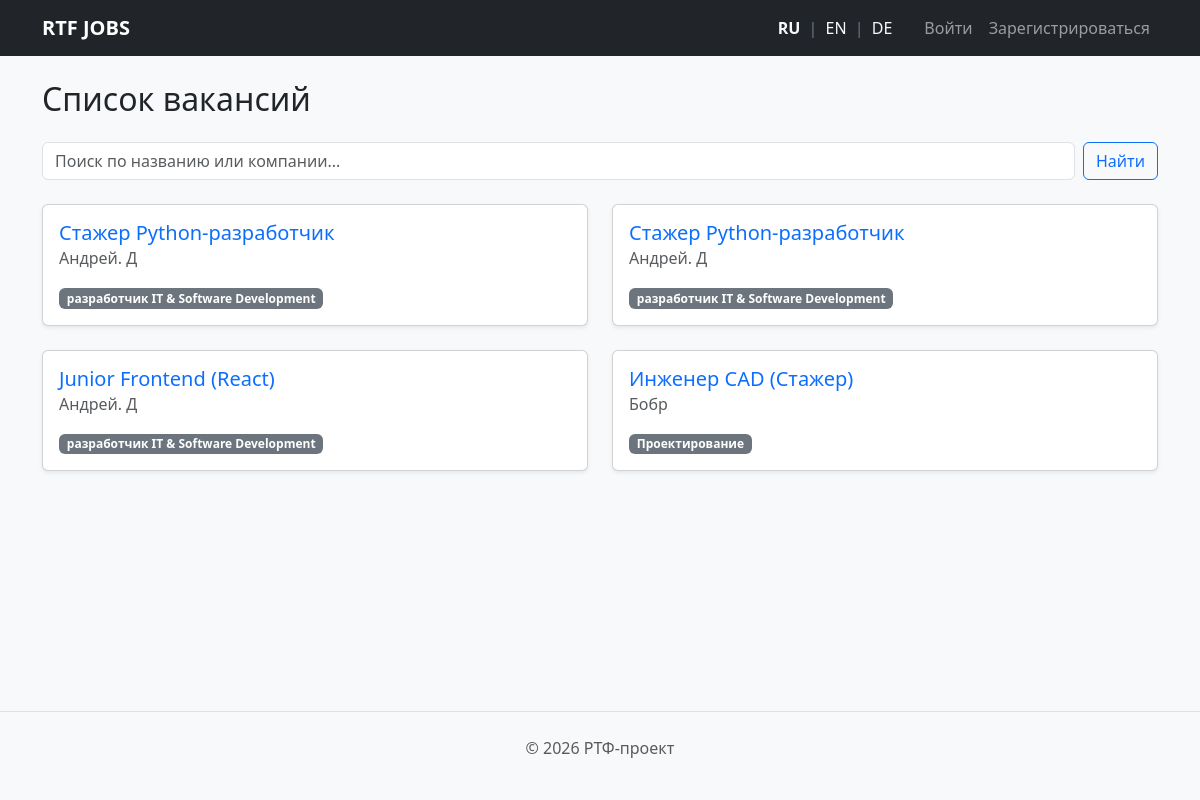
The page / on the database its author committed.
### app/models/vacancy.py (models this page shows)
class Vacancy(db.Model):
    __tablename__ = 'vacancies'
    id = db.Column(db.Integer, primary_key=True)
    title_ru = db.Column(db.String(150), nullable=False)
    title_en = db.Column(db.String(150))
    title_de = db.Column(db.String(150))
    description_ru = db.Column(db.Text, nullable=False)
    description_en = db.Column(db.Text)
    description_de = db.Column(db.Text)
    company = db.Column(db.String(150), nullable=False)
    salary_from = db.Column(db.Integer)
    salary_to = db.Column(db.Integer)
    employment_type = db.Column(db.String(50))
    is_internship = db.Column(db.Boolean, default=False)
    created_at = db.Column(db.DateTime, default=datetime.utcnow)
    department_id = db.Column(db.Integer, db.ForeignKey('departments.id'), nullable=False)
    author_id = db.Column(db.Integer, db.ForeignKey('users.id'), nullable=False)
    category_id = db.Column(db.Integer, db.ForeignKey('categories.id'), nullable=True)
    skills = db.relationship('Skill', secondary=vacancy_skills, backref=db.backref('vacancies', lazy='dynamic'))
    applications = db.relationship('Application', backref='vacancy', lazy=True)

### app/models/department.py (models this page shows)
class Department(db.Model):
    __tablename__ = 'departments'
    id = db.Column(db.Integer, primary_key=True)
    name_ru = db.Column(db.String(100), nullable=False, unique=True)
    name_en = db.Column(db.String(100))
    name_de = db.Column(db.String(100))
    vacancies = db.relationship('Vacancy', backref='department', lazy=True)

### app/routes/vacancy.py (the view)
@vacancy_bp.route('/')
def index():
    search_query = request.args.get('q', '').strip()
    if search_query:
        vacancies = Vacancy.query.filter(
            (Vacancy.title_ru.ilike(f'%{search_query}%')) |
            (Vacancy.company.ilike(f'%{search_query}%'))
        ).all()
    else:
        vacancies = Vacancy.query.all()
    return render_template('index.html', vacancies=vacancies, search_query=search_query)

### templates/index.html (shortened to what this page needs)
{% extends "base.html" %}
{% block content %}
  <h2 class="mb-4">{{ t('vacancies_list') }}</h2>
  <form class="d-flex mb-4" method="GET" action="/">
    <input class="form-control me-2" type="search" name="q" value="{{ search_query }}" placeholder="Поиск по названию или компании..." aria-label="Search">
    <button class="btn btn-outline-primary" type="submit">Найти</button>
  </form>
  <div class="row">
    {% for vacancy in vacancies %}
      <div class="col-md-6 mb-4">
        <div class="card h-100 shadow-sm">
          <div class="card-body flex-column">
            <h5 class="card-title">
              <a href="/vacancy/{{ vacancy.id }}" class="text-decoration-none text-primary">
                {{ get_db_lang(vacancy, 'title') }}
              </a>
            </h5>
            <h6 class="card-subtitle mb-2 text-muted">
              {{ vacancy.company }}
            </h6>
            <p class="card-text mt-3">
              <span class="badge bg-secondary">
                {{ get_db_lang(vacancy.department, 'name') }}
              </span>
            </p>
          </div>
        </div>
      </div>
    {% else %}
      <p class="text-muted">{{ t('no_vacancies') }}</p>
    {% endfor %}
  </div>
{% endblock %}

### templates/base.html (shortened to what this page needs)
<!doctype html>
<html lang="ru">
  <head>
    <link
      href="https://cdn.jsdelivr.net/npm/bootstrap@5.3.0/dist/css/bootstrap.min.css"
      rel="stylesheet"
    />
  </head>
  <body class="bg-light d-flex flex-column min-vh-100">
    <nav class="navbar navbar-expand-lg navbar-dark bg-dark mb-4">
      <div class="container"> <a class="navbar-brand fw-bold" href="/">RTF JOBS</a>
        <div class="navbar-nav ms-auto align-items-center">
          <div class="me-4">
            {% set current_lang = session.get('lang', 'ru') %}
            <a href="/set_lang/ru" class="text-light text-decoration-none {% if current_lang == 'ru' %}fw-bold text-warning{% endif %}">RU</a>
            <span class="text-secondary mx-1">|</span>
            <a href="/set_lang/en" class="text-light text-decoration-none {% if current_lang == 'en' %}fw-bold text-warning{% endif %}">EN</a>
            <span class="text-secondary mx-1">|</span>
            <a href="/set_lang/de" class="text-light text-decoration-none {% if current_lang == 'de' %}fw-bold text-warning{% endif %}">DE</a>
          </div>
          {% if session.get('user_id') %}
            <span class="navbar-text me-4 text-light fw-bold">
              <a class="nav-link text-light" href="/dashboard">{{ session.get('user_name') }}
              {% if session.get('role') == 'student' %}
                <span class="badge bg-info text-dark ms-1">{{ t('student') }}</span>
              {% elif session.get('role') == 'organization' %}
                <span class="badge bg-warning text-dark ms-1">{{ t('organization') }}</span>
              {% endif %}</a>
            </span>
            {% if session.get('role') == 'organization' %}
              <a class="btn btn-outline-light btn-sm me-3" href="/add">{{ t('add_vacancy') }}</a>
            {% endif %}
            <a class="nav-link" href="/logout">{{ t('logout') }}</a>
          {% else %}
            <a class="nav-link" href="/login">{{ t('login') }}</a>
            <a class="nav-link" href="/register">{{ t('register') }}</a>
          {% endif %}
        </div>
      </div>
    </nav>
    <div class="container flex-grow-1">
      {% block content %}{% endblock %}
    </div>
    <footer class="text-center py-4 text-muted border-top mt-5">
      <p>&copy; 2026 {{ t('footer_text') }}</p>
    </footer>
  </body>
</html>

### rows shown on the page
Vacancy: title_ru "Стажер Python-разработчик", company "Андрей. Д"
Department: name_ru "разработчик IT & Software Development"
Vacancy: title_ru "Стажер Python-разработчик", company "Андрей. Д"
Vacancy: title_ru "Junior Frontend (React)", company "Андрей. Д"
Vacancy: title_ru "Инженер CAD (Стажер)", company "Бобр"
Department: name_ru "Проектирование"

### other values the page prints
{{ t('login') }} "Войти"
{{ t('register') }} "Зарегистрироваться"
{{ t('vacancies_list') }} "Список вакансий"
{{ t('footer_text') }} "РТФ-проект"
